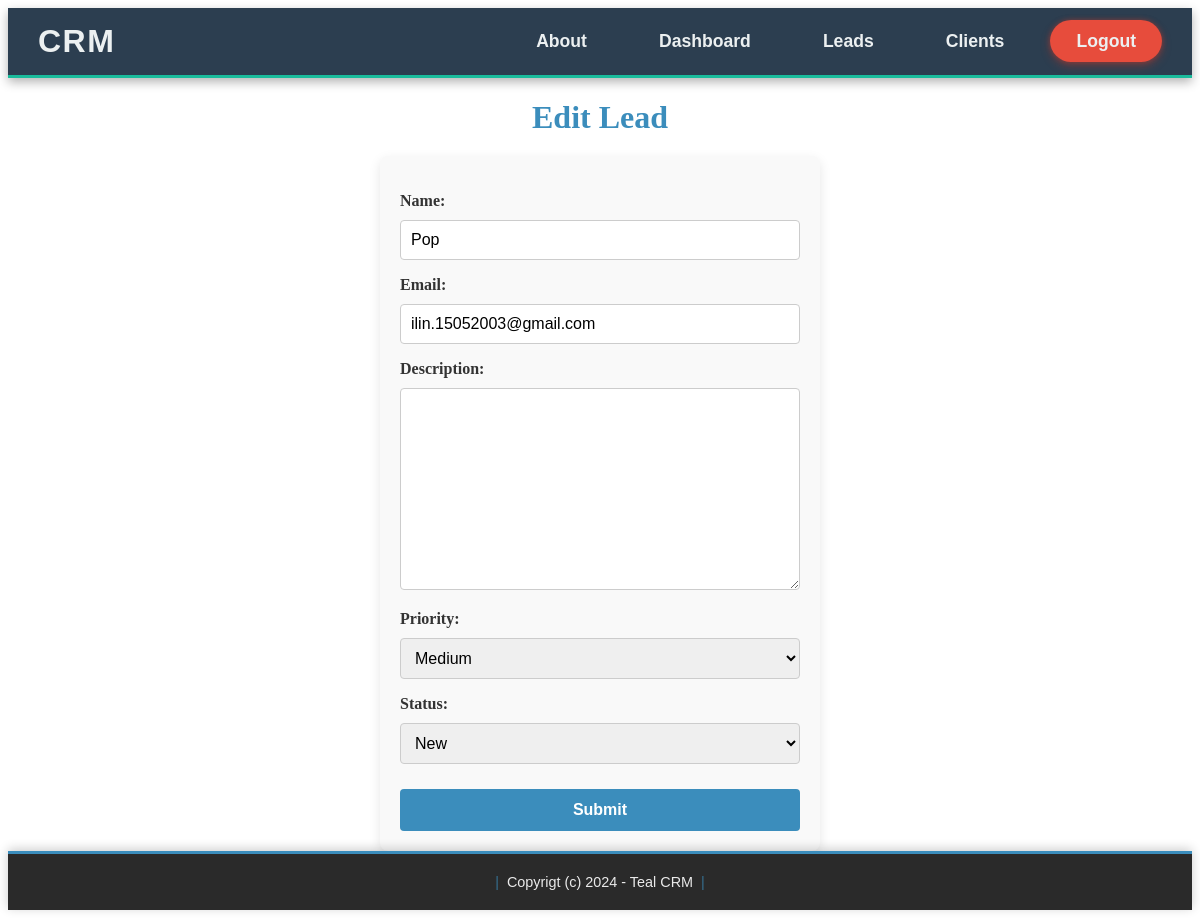
/leads_edit/19/ (signed in), run on the app's committed database.
### catalog/models.py (models this page shows, shortened)
class Lead(models.Model):
    LOW = 'low'
    MEDIUM = 'medium'
    HIGH = 'high'
    CHOICES_PRIORITY = (
        (LOW, 'Low'),
        (MEDIUM, 'Medium'),
        (HIGH, 'High'),
    )
    NEW = 'new'
    CONTACTED = 'contacted'
    WON = 'won'
    LOST = 'lost'
    CHOICES_STATUS = (
        (NEW, 'New'),
        (CONTACTED, 'Contacted'),
        (WON, 'Won'),
        (LOST, 'Lost'),
    )
    name = models.CharField(max_length=255)
    email = models.EmailField()
    description = models.TextField(blank=True, null=True)
    priority = models.CharField(max_length=10, choices=CHOICES_PRIORITY, default=MEDIUM)
    status = models.CharField(max_length=10, choices=CHOICES_STATUS, default=NEW)
    converted_to_client = models.BooleanField(default=False)
    created_by = models.ForeignKey(User, related_name='clients', on_delete=models.CASCADE)
    created_at = models.DateTimeField(auto_now_add=True)
    modified_at = models.DateTimeField(auto_now=True)

### catalog/views.py (the view)
# urls.py: path('leads_edit/<int:id>/', views.edit_lead, name='leads_edit'),
@login_required
def edit_lead(request, id):
    lead = get_object_or_404(Lead, id=id)
    if request.method == 'POST':
        form = AddleadForm(request.POST, instance=lead)
        if form.is_valid():
            form.save()
            messages.success(request, 'The changes were saved.')
            return redirect('leads_list')
        else:
            messages.error(request, 'Please correct the errors below.')
    else:
        form = AddleadForm(instance=lead)
    data = {'form': form}
    return render(request, 'lead/edit_leads.html', data)

### catalog/forms.py
class AddleadForm(forms.ModelForm):
    class Meta:
        model = Lead
        fields = ('name', 'email', 'description', 'priority', 'status',)

### templates/lead/edit_leads.html (shortened to what this page needs)
{% extends 'base.html' %}
{% load static %}
{% block head %}
    <link rel="stylesheet" href="{% static 'hom_leads.css' %}">
    <link rel="stylesheet" href="{% static 'signup.css' %}">
{% endblock %}
{% block content %}
    <h1>Edit Lead</h1>
    <form method="post" action=".">
        {{ form.as_p }}
        <button>Submit</button>
    </form>
{% endblock %}

### catalog/static/signup.css (style rules this page uses)
form { max-width: 400px; margin: 0 auto; padding: 20px; background-color: #f9f9f9; border-radius: 8px; box-shadow: 0 4px 12px rgba(0, 0, 0, 0.1); }
h1 { text-align: center; font-size: 2rem; color: #3b8dbc; margin-bottom: 20px; }
form p { margin-bottom: 15px; }
form label { font-weight: bold; color: #333333; margin-bottom: 5px; display: block; }
form input[type="text"], form input[type="password"], form input[type="email"], form input[type="number"], form select, form textarea { width: 100%; padding: 10px; margin-top: 5px; font-size: 1rem; border: 1px solid #cccccc; border-radius: 4px; box-sizing: border-box; transition: border-color 0.3s ease; }
button { width: 100%; padding: 12px; background-color: #3b8dbc; color: #ffffff; border: none; border-radius: 4px; font-size: 1rem; font-weight: bold; cursor: pointer; transition: background-color 0.3s ease; margin-top: 10px; }

### data on the page
Lead: name "Pop", email "ilin.15052003@gmail.com", priority "Medium", status "New"
